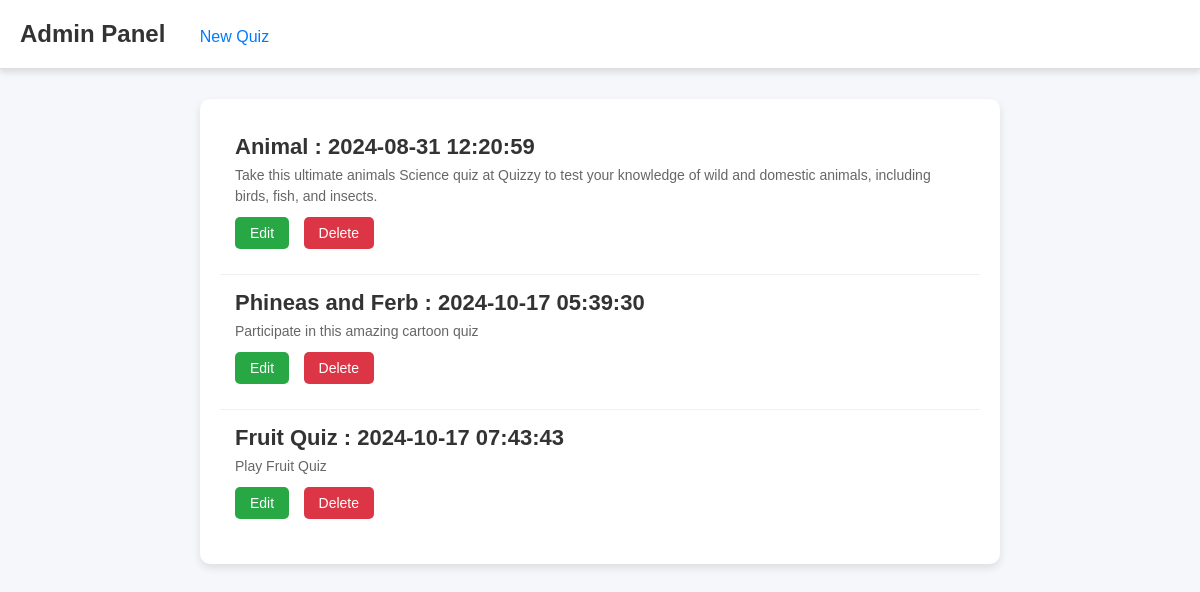
The page /admin on the database its author committed.
### main.py (models this page shows)
class Quiz(db.Model):
    __tablename__ = 'quiz'
    quiz_id = db.Column(db.Integer,autoincrement=True,primary_key=True)
    title = db.Column(db.String,nullable=False)
    description = db.Column(db.String)
    date_created = db.Column(db.DateTime,default=db.func.current_timestamp())

### main.py (the view)
@app.route('/admin')
def Admin():
    query = Quiz.query.all()
    print(query)
    return render_template('admin.html',quiz=query)

### templates/admin.html (shortened to what this page needs)
<!DOCTYPE html>
<html lang="en">
<head>
</head>
<body>
<nav>
    <h2>Admin Panel</h2>
    <a href="admin/newquiz">New Quiz</a>
</nav>
<div class="container">
    {% for quizes in quiz %}
    <div>
        <h3>{{ quizes.title }} : {{ quizes.date_created }}</h3>
        <p>{{ quizes.description }}</p>
        <a href="/admin/editquiz/{{ quizes.quiz_id }}" class="action-button">Edit</a>
        <a href="/admin/{{ quizes.quiz_id }}/deletequiz" class="action-button delete">Delete</a>
    </div>
    {% endfor %}
</div>
</body>
</html>

### templates/admin.html (style rules this page uses)
* { margin: 0; padding: 0; box-sizing: border-box; }
body { font-family: 'Arial', sans-serif; background-color: #f5f7fa; color: #333; }
nav { background-color: #fff; border-bottom: 1px solid #ddd; box-shadow: 0 4px 6px rgba(0, 0, 0, 0.1); padding: 20px; }
nav h2 { color: #333; font-size: 24px; display: inline; font-weight: 600; }
nav a { color: #007bff; text-decoration: none; margin-left: 15px; font-size: 16px; padding: 8px 15px; border-radius: 5px; transition: background-color 0.3s ease; }
.container { margin: 30px auto; max-width: 800px; padding: 20px; background-color: #fff; border-radius: 10px; box-shadow: 0 4px 8px rgba(0, 0, 0, 0.1); }
.container div { padding: 15px; border-bottom: 1px solid #f0f0f0; }
.container div:last-child { border-bottom: none; }
h3 { font-size: 22px; color: #333; }
p { font-size: 14px; color: #666; margin-top: 5px; line-height: 1.5; }
.action-button { display: inline-block; color: #fff; background-color: #28a745; text-decoration: none; margin: 10px 10px 10px 0; padding: 8px 15px; border-radius: 5px; font-size: 14px; transition: background-color 0.3s ease; }
.action-button.delete { background-color: #dc3545; }

### rows shown on the page
Quiz: title "Animal", date_created "2024-08-31 12:20:59", description "Take this ultimate animals Science quiz at Quizzy to test your knowledge of wild and domestic animals, including birds, fish, and insects."
Quiz: title "Phineas and Ferb", date_created "2024-10-17 05:39:30", description "Participate in this amazing cartoon quiz"
Quiz: title "Fruit Quiz", date_created "2024-10-17 07:43:43", description "Play Fruit Quiz"
